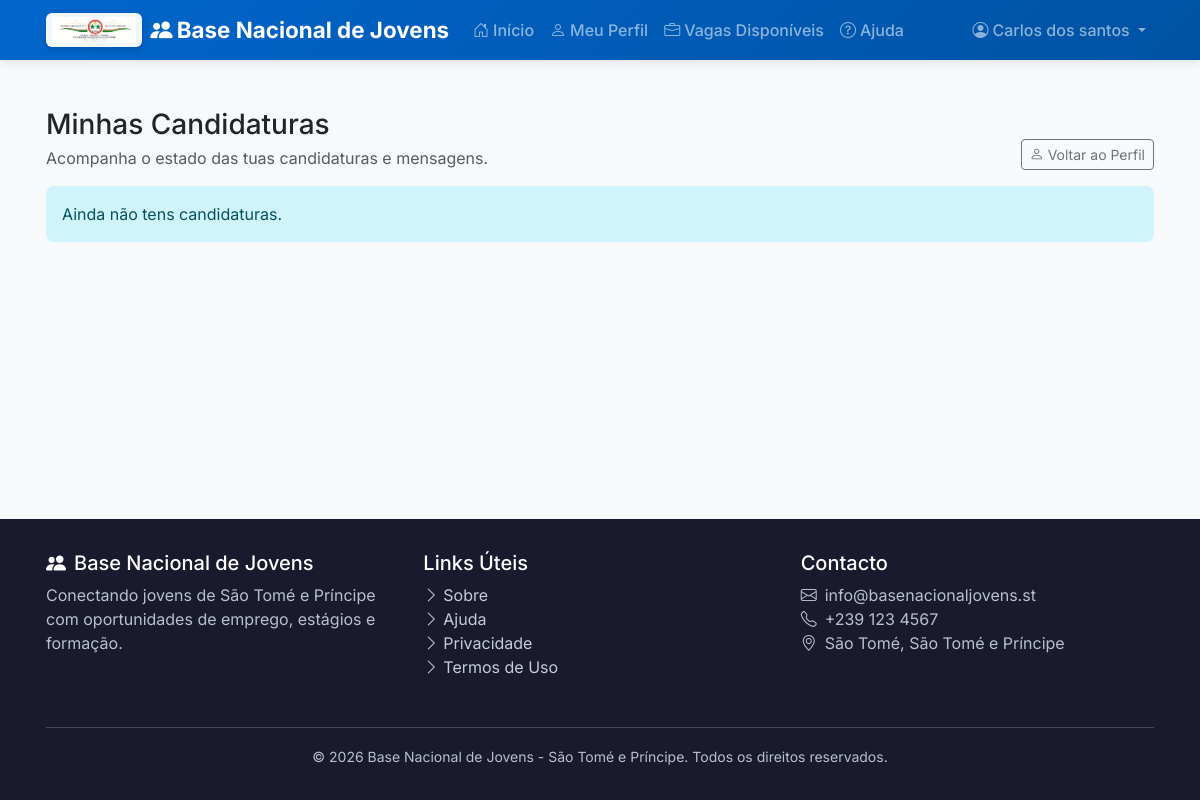
Page /profiles/minhas-candidaturas/ (signed in) on the earlier database version.
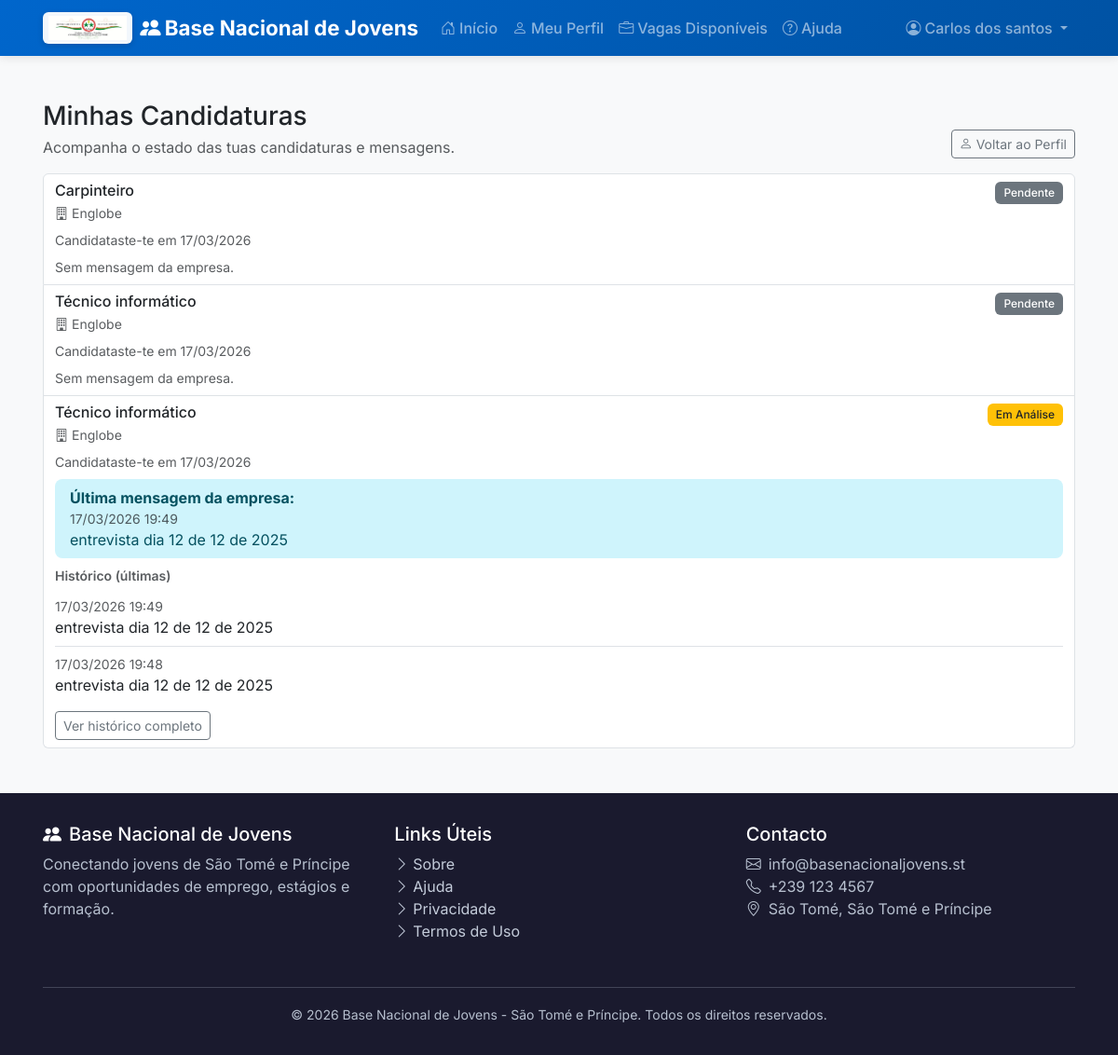
Same page on the later database version.
### companies/models.py (models this page shows, shortened)
class Application(models.Model):
    ESTADO_CHOICES = [
        ('PENDENTE', _('Pendente')),
        ('EM_ANALISE', _('Em Análise')),
        ('ACEITE', _('Aceite')),
        ('REJEITADA', _('Rejeitada')),
    ]
    job = models.ForeignKey(
        JobPost,
        on_delete=models.CASCADE,
        related_name='applications',
        verbose_name=_('vaga')
    )
    youth = models.ForeignKey(
        'profiles.YouthProfile',
        on_delete=models.CASCADE,
        related_name='applications',
        verbose_name=_('jovem')
    )
    estado = models.CharField(
        _('estado'),
        max_length=15,
        choices=ESTADO_CHOICES,
        default='PENDENTE'
    )
    mensagem = models.TextField(_('mensagem/motivação'), blank=True)
    resposta_empresa = models.TextField(_('mensagem da empresa'), blank=True)
    created_at = models.DateTimeField(_('candidatou-se em'), auto_now_add=True)
    updated_at = models.DateTimeField(_('atualizado em'), auto_now=True)
    class Meta:
        verbose_name = _('candidatura')
        verbose_name_plural = _('candidaturas')
        ordering = ['-created_at']
        unique_together = ['job', 'youth']

class JobPost(models.Model):
    TIPO_CHOICES = [
        ('EST', _('Estágio')),
        ('EMP', _('Emprego')),
        ('FOR', _('Formação')),
    ]
    ESTADO_CHOICES = [
        ('ATIVA', _('Ativa')),
        ('FECHADA', _('Fechada')),
        ('PAUSADA', _('Pausada')),
    ]
    company = models.ForeignKey(
        Company,
        on_delete=models.CASCADE,
        related_name='job_posts',
        verbose_name=_('empresa')
    )
    titulo = models.CharField(_('título'), max_length=255)
    descricao = models.TextField(_('descrição'))
    requisitos = models.TextField(_('requisitos'))
    tipo = models.CharField(_('tipo'), max_length=3, choices=TIPO_CHOICES)
    numero_vagas = models.PositiveIntegerField(
        _('número de vagas'),
        default=1
    )
    distrito = models.ForeignKey(
        'core.District',
        on_delete=models.SET_NULL,
        null=True,
        blank=True,
        verbose_name=_('distrito')
    )
    local_trabalho = models.CharField(_('local de trabalho'), max_length=255, blank=True)
    nivel_educacao = models.CharField(
        _('nível de educação requerido'),
        max_length=3,
        choices=settings.EDUCATION_LEVELS,
        blank=True
    )
    area_formacao = models.CharField(
        _('área de formação'),
        max_length=3,
        choices=settings.AREAS_FORMACAO,
        blank=True
    )
    experiencia_minima = models.IntegerField(
        _('experiência mínima (anos)'),
        default=0
    )
    salario = models.CharField(_('salário/remuneração'), max_length=255, blank=True)
    beneficios = models.TextField(_('benefícios'), blank=True)
    estado = models.CharField(
        _('estado'),
        max_length=10,
        choices=ESTADO_CHOICES,
        default='ATIVA'
    )
    data_publicacao = models.DateTimeField(_('publicada em'), auto_now_add=True)
    data_fecho = models.DateField(_('data de fecho'), null=True, blank=True)
    visualizacoes = models.PositiveIntegerField(_('visualizações'), default=0)
    class Meta:
        verbose_name = _('vaga')
        verbose_name_plural = _('vagas')
        ordering = ['-data_publicacao']

class Company(models.Model):
    SETOR_CHOICES = [
        ('AGR', _('Agricultura')),
        ('TUR', _('Turismo')),
        ('TIC', _('Tecnologias de Informação')),
        ('IND', _('Indústria')),
        ('SER', _('Serviços')),
        ('ENE', _('Energias Renováveis')),
        ('ADM', _('Administração Pública')),
        ('SAU', _('Saúde')),
        ('EDU', _('Educação')),
        ('CON', _('Construção')),
        ('COM', _('Comércio')),
        ('FIN', _('Financeiro')),
        ('OUT', _('Outro')),
    ]
    user = models.OneToOneField(
        settings.AUTH_USER_MODEL,
        on_delete=models.CASCADE,
        related_name='company_profile',
        verbose_name=_('utilizador')
    )
    nome = models.CharField(_('nome da empresa'), max_length=255)
    nif = models.CharField(_('NIF'), max_length=20, blank=True)
    setor = models.CharField(_('setor de atividade'), max_length=3, choices=SETOR_CHOICES)
    descricao = models.TextField(_('descrição'), blank=True)
    telefone = models.CharField(_('telefone'), max_length=20, blank=True)
    email = models.EmailField(_('email'), blank=True)
    website = models.URLField(_('website'), blank=True)
    distrito = models.ForeignKey(
        'core.District',
        on_delete=models.SET_NULL,
        null=True,
        blank=True,
        verbose_name=_('distrito')
    )
    endereco = models.TextField(_('endereço'), blank=True)
    ativa = models.BooleanField(_('ativa'), default=True)
    verificada = models.BooleanField(_('verificada'), default=False)
    logo = models.ImageField(
        _('logo'),
        upload_to='company_logos/',
        null=True,
        blank=True
    )
    created_at = models.DateTimeField(_('registada em'), auto_now_add=True)
    updated_at = models.DateTimeField(_('atualizada em'), auto_now=True)
    class Meta:
        verbose_name = _('empresa')
        verbose_name_plural = _('empresas')
        ordering = ['-created_at']

class ApplicationMessage(models.Model):
    SENDER_CHOICES = [
        ('EMP', _('Empresa')),
        ('SYS', _('Sistema')),
    ]
    application = models.ForeignKey(
        Application,
        on_delete=models.CASCADE,
        related_name='messages',
        verbose_name=_('candidatura')
    )
    sender = models.CharField(_('remetente'), max_length=3, choices=SENDER_CHOICES, default='EMP')
    message = models.TextField(_('mensagem'))
    created_at = models.DateTimeField(_('enviada em'), auto_now_add=True)
    class Meta:
        verbose_name = _('mensagem de candidatura')
        verbose_name_plural = _('mensagens de candidatura')
        ordering = ['-created_at']

### profiles/views.py (the view)
# urls.py: path('minhas-candidaturas/', views.my_applications, name='my_applications'),
@login_required
def my_applications(request):
    if not request.user.is_jovem:
        messages.error(request, _('Apenas jovens podem aceder.'))
        return redirect('home')
    if not request.user.has_youth_profile():
        return redirect('profiles:wizard')
    profile = request.user.youth_profile
    applications = Application.objects.filter(
        youth=profile
    ).select_related('job', 'job__company').prefetch_related('messages').order_by('-created_at')
    paginator = Paginator(applications, 8)
    page_number = request.GET.get('page') or 1
    applications_page = paginator.get_page(page_number)
    return render(request, 'profiles/my_applications.html', {
        'applications_page': applications_page
    })

### accounts/models.py (called while the page is built)
    @property
    def is_jovem(self):
        return self.perfil == self.ProfileType.JOVEM

    def has_youth_profile(self):
        return hasattr(self, 'youth_profile')

### core/context_processors.py (called while the page is built)
def user_profile(request):
    context = {
        'user_has_profile': False,
        'user_profile_type': None,
        'unread_notifications_count': 0,
        'districts': District.objects.all(),
    }
    if request.user.is_authenticated:
        user = request.user
        context['user_profile_type'] = user.perfil
        if user.is_jovem:
            context['user_has_profile'] = user.has_youth_profile()
        elif user.is_empresa:
            context['user_has_profile'] = user.has_company_profile()
        context['unread_notifications_count'] = Notification.objects.filter(
            user=user, lida=False
        ).count()
    return context

### templates/profiles/my_applications.html (shortened to what this page needs)
{% extends 'base/base.html' %}
{% block content %}
<div class="container py-5">
    <div class="d-flex flex-wrap justify-content-between align-items-end gap-2 mb-3">
        <div>
            <h3 class="mb-1">Minhas Candidaturas</h3>
            <p class="text-muted mb-0">Acompanha o estado das tuas candidaturas e mensagens.</p>
        </div>
        <a href="{% url 'profiles:detail' %}" class="btn btn-outline-secondary btn-sm">
            <i class="bi bi-person me-1"></i>Voltar ao Perfil
        </a>
    </div>
    {% if applications_page %}
        <div class="list-group">
            {% for app in applications_page %}
                <div class="list-group-item">
                    <div class="d-flex justify-content-between align-items-start">
                        <div>
                            <h6 class="mb-1">{{ app.job.titulo }}</h6>
                            <p class="text-muted small mb-2">
                                <i class="bi bi-building me-1"></i>{{ app.job.company.nome }}
                            </p>
                        </div>
                        <span class="badge {% if app.estado == 'ACEITE' %}bg-success{% elif app.estado == 'REJEITADA' %}bg-danger{% elif app.estado == 'EM_ANALISE' %}bg-warning text-dark{% else %}bg-secondary{% endif %}">
                            {{ app.get_estado_display }}
                        </span>
                    </div>
                    <div class="small text-muted mb-2">
                        Candidataste-te em {{ app.created_at|date:"d/m/Y" }}
                    </div>
                    {% if app.messages.all %}
                        {% with last_msg=app.messages.all.0 %}
                            <div class="alert alert-info py-2 mb-2">
                                <strong>Última mensagem da empresa:</strong>
                                <div class="small text-muted">{{ last_msg.created_at|date:"d/m/Y H:i" }}</div>
                                <div>{{ last_msg.message|linebreaksbr }}</div>
                            </div>
                        {% endwith %}
                        <div class="small text-muted fw-semibold mb-1">Histórico (últimas)</div>
                        <div class="list-group list-group-flush">
                            {% for msg in app.messages.all|slice:":3" %}
                                <div class="list-group-item px-0">
                                    <div class="small text-muted">{{ msg.created_at|date:"d/m/Y H:i" }}</div>
                                    <div>{{ msg.message|linebreaksbr }}</div>
                                </div>
                            {% endfor %}
                        </div>
                        <div class="mt-2">
                            <a href="{% url 'profiles:application_messages' app.id %}" class="btn btn-sm btn-outline-secondary">
                                Ver histórico completo
                            </a>
                        </div>
                    {% else %}
                        <div class="text-muted small">Sem mensagem da empresa.</div>
                    {% endif %}
                </div>
            {% endfor %}
        </div>
    {% else %}
        <div class="alert alert-info mb-0">Ainda não tens candidaturas.</div>
    {% endif %}
</div>
{% endblock %}

Differences in the rows shown:
added Application: job.titulo "Carpinteiro", job.company.nome "Englobe", estado "Pendente", created_at "17/03/2026", shows "Sem mensagem da empresa."
added Application: job.titulo "Técnico informático", job.company.nome "Englobe", estado "Pendente", created_at "17/03/2026", shows "Sem mensagem da empresa."
added Application: job.titulo "Técnico informático", job.company.nome "Englobe", estado "Em Análise", created_at "17/03/2026", messages.all.0.created_at "17/03/2026 19:49", messages.all.0.message "entrevista dia 12 de 12 de 2025"
added ApplicationMessage: created_at "17/03/2026 19:49", message "entrevista dia 12 de 12 de 2025"
added ApplicationMessage: created_at "17/03/2026 19:48", message "entrevista dia 12 de 12 de 2025"
Other differences:
text no longer shown: "Ainda não tens candidaturas."
